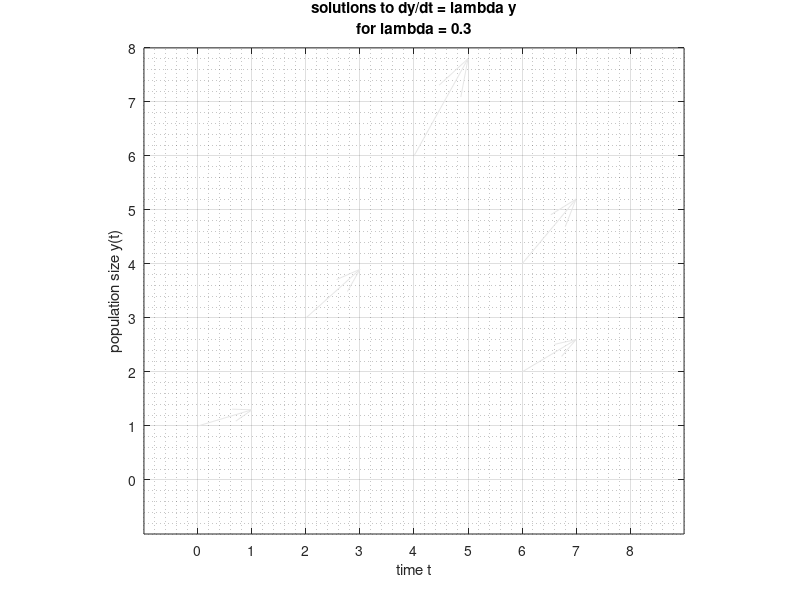

The MATLAB source for this figure:
% make a quiver plot and plot one solution to exponential growth
% dy / dt = lambda y

% parameters
% ---

lambda = 0.3;
t_max = 8;
len_dt = 1;

% plot
% ---

% matlab on Linux is kooky, please leave this figure size as is
figure('Visible', 'off', 'Position', [100, 100, 100, 100]);

% create grid for quiver plot
y_max = t_max; % so it's square
t_range = linspace(0, t_max, 9);
y_range = linspace(0, y_max, 9);
[T, Y] = meshgrid(t_range, y_range);

% compute direction field (dt = 1, dy = lambda * y)
true_dT = len_dt * ones(size(T));
true_dY = len_dt * lambda * Y;

use_tys = [0, 1; 2, 3; 4, 6; 6, 2; 6, 4];
dT = nan(size(T));
dY = nan(size(T));
for i = 1:length(use_tys);
    t = use_tys(i, 1);
    y = use_tys(i, 2);
    t_idx = find(t_range == t);
    y_idx = find(y_range == y);
    dT(y_idx, t_idx) = true_dT(y_idx, t_idx);
    dY(y_idx, t_idx) = true_dY(y_idx, t_idx);
end

% plot quivers
quiver(T, Y, dT, dY, "AutoScale", "off", "Color", [0.9, 0.9, 0.9]); %, 0.5, 'Color', [0.7 0.7 0.7]);

% decorate
title({"solutions to dy/dt = \lambda y", "for \lambda = 0.3"})
xlabel("time t")
ylabel("population size y(t)")
axis equal;

% I want to be able to see the y = 0 arrows
xlim([-1, t_max+1]);
ylim([-1, t_max]);
xticks(0:8);
yticks(0:8);

grid on;
grid minor;

exportgraphics(gcf, 'one_quiver.pdf', 'ContentType', 'vector', 'BackgroundColor', 'none')
